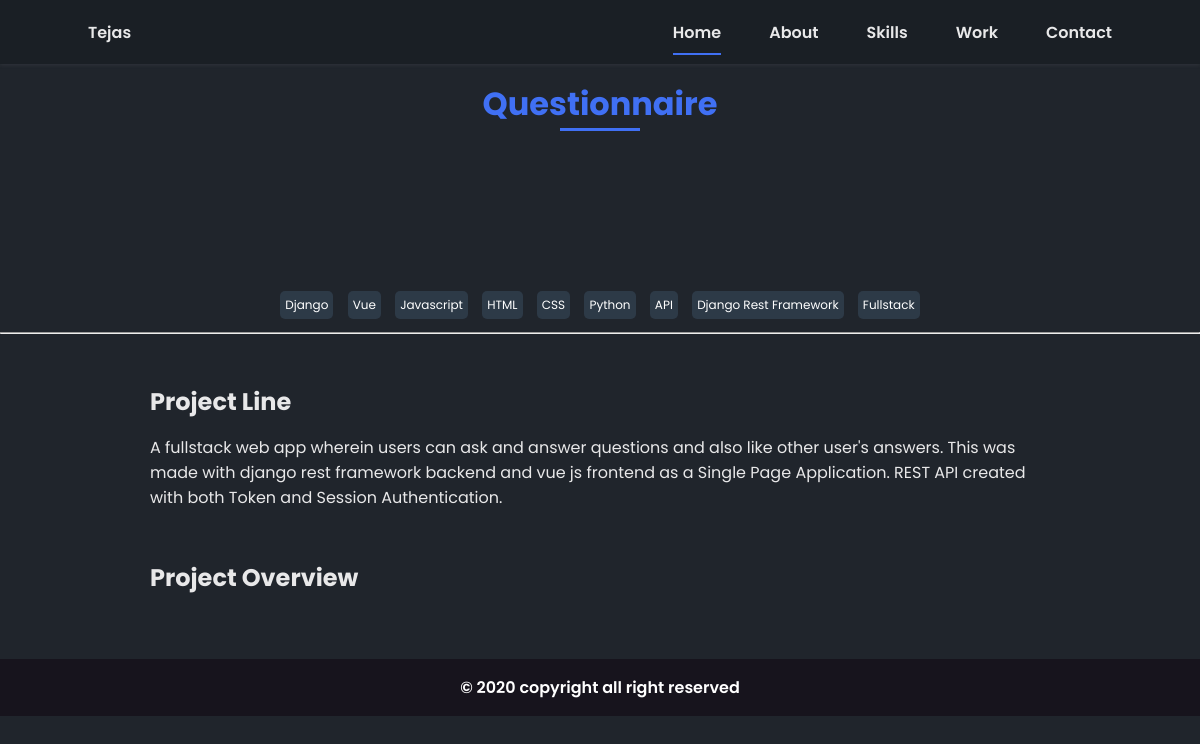
Screenshot of /post/2 with the database file from the repository.
### core/models.py (models this page shows, shortened)
class Post(models.Model):
    headline = models.CharField(max_length=200)
    created = models.DateTimeField(auto_now_add=True)
    active = models.BooleanField(default=False)
    featured = models.BooleanField(default=False)
    body = models.TextField(null=True, blank=True)
    url = models.URLField(default="https://google.com")
    tags = models.ManyToManyField(Tag, null=True, blank=True)
    overview = models.TextField(null=True, blank=True)
    github = models.URLField(default="https://google.com")

class Tag(models.Model):
	name = models.CharField(max_length=200)
	def __str__(self):
		return self.name

### core/views.py (the view)
# urls.py: path('post/<str:pk>', views.post, name="post")
def post(request, pk):
    post = Post.objects.get(pk=pk)
    context = {'post': post}
    return render(request, 'core/post.html', context)

### core/templates/core/post.html (shortened to what this page needs)
{% extends 'core/layout.html' %}
{% load static %}
{% block content %}
<section class="post section">
    <h2 class="section-title">{{post.headline}}</h2>
    <div class="post__container">
        <div class="post__img">
        </div>
        {% for tag in post.tags.all %}
                    <span class="tag-post">{{tag}}</span>
         {% endfor %}
        <hr>
        <div>
            <h2 class="post__subtitle">Project Line</h2>
            <p class="post__text">{{post.body}}</div>
        <div>
            <h2 class="post__subtitle">Project Overview</h2>
        </div>
    </div>
</section>
{% endblock content %}

### static/css/style.css (style rules this page uses)
body { padding: 0; margin: 0; background-color: #20252C; color: white; }
:root { --header-height: 3rem; --font-semi: 600; }
:root { --first-color: #4070F4; --second-color: #e8e8e9; }
:root { --body-font: 'Poppins', sans-serif; --big-font-size: 2rem; --h2-font-size: 1.25rem; --normal-font-size: 0.938rem; }
@media screen and (min-width: 768px) { :root { --big-font-size: 3.5rem; --h2-font-size: 2rem; --normal-font-size: 1rem; } }
:root { --mb-1: 0.5rem; --mb-2: 1rem; --mb-3: 1.5rem; --mb-4: 2rem; --mb-5: 2.5rem; --mb-6: 3rem; }
:root { --z-back: -10; --z-normal: 1; --z-tooltip: 10; --z-fixed: 100; }
*,::before,::after { box-sizing: border-box; }
html { scroll-behavior: smooth; }
body { margin: var(--header-height) 0 0 0; font-family: var(--body-font); font-size: var(--normal-font-size); color: var(--second-color); }
h1,h2,p { margin: 0; }
.tag-post { display: inline-block; color:#fff; background-color: #2d3a47; border-radius: 5px; margin: 5px; margin-top: 15px; padding: 5px 5px; font-size: 12px; }
.section-title { position: relative; font-size: var(--h2-font-size); color: var(--first-color); margin-top: var(--mb-2); margin-bottom: var(--mb-4); text-align: center; }
.section-title::after { position: absolute; content: ""; width: 64px; height: 0.18rem; left: 0; right: 0; margin: auto; top: 2rem; background-color: var(--first-color); }
.section { padding-top: 3rem; padding-bottom: 2rem; }
@media screen and (min-width: 768px) { body { margin: 0; } }
@media screen and (min-width: 768px) { .section { padding-top: 4rem; padding-bottom: 3rem; } }
@media screen and (min-width: 768px) { .section-title { margin-bottom: var(--mb-6); } }
@media screen and (min-width: 768px) { .section-title::after { width: 80px; top: 3rem; } }
.post__container { row-gap: 2rem; text-align: center; }
.post__subtitle { margin-bottom: var(--mb-2); margin-top: 50px; text-align: left; margin-left: 150px; margin-right: 150px; }
.post__img { width: auto; height: auto; padding-left: 100px; padding-right:100px; padding-bottom: 100px; }
.post__text { margin-bottom: var(--mb-2); text-align: left; margin-left: 150px; margin-right: 150px; }

### rows the page displays
Post: headline "Questionnaire", body "A fullstack web app wherein users can ask and answer questions and also like other user's answers. This was made with django rest framework backend and vue js frontend as a Single Page Application. REST API created with both Token and Session Authentication."
Tag: name "Django"
Tag: name "Vue"
Tag: name "Javascript"
Tag: name "HTML"
Tag: name "CSS"
Tag: name "Python"
Tag: name "API"
Tag: name "Django Rest Framework"
Tag: name "Fullstack"
